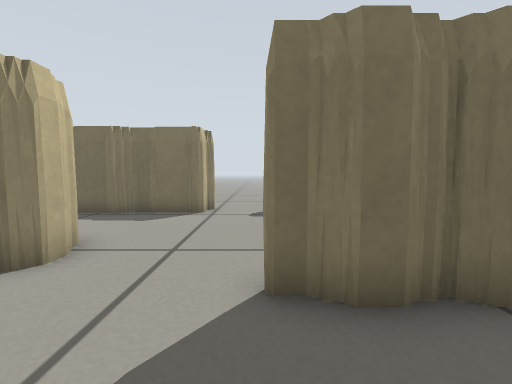
View 1 (above)

17 first-person views from a walk through a robot-simulator world made for Gazebo. The camera is 0.34 m above the floor, tilts 4° down and sees 90° across. The floor is counted in squares, 0.25 m on a side. Each view is taken from the middle of a square. On the plan, view 1 faces up. The plan holds only what a view shows up to about 13 squares ahead; the rest is blank.

View 2
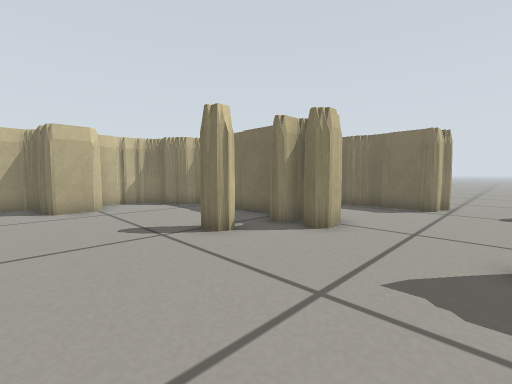

View 3
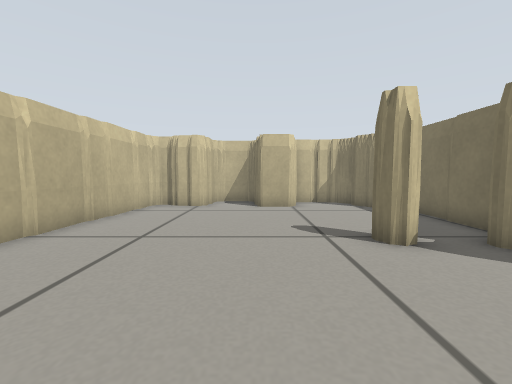

View 4
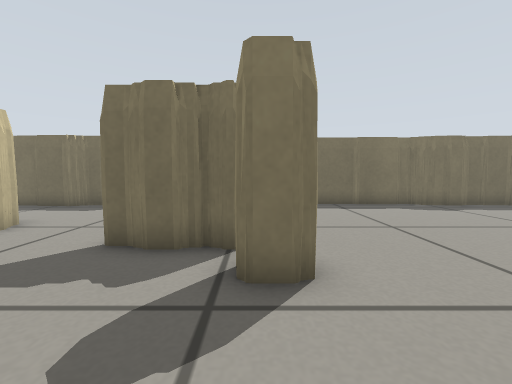

View 5
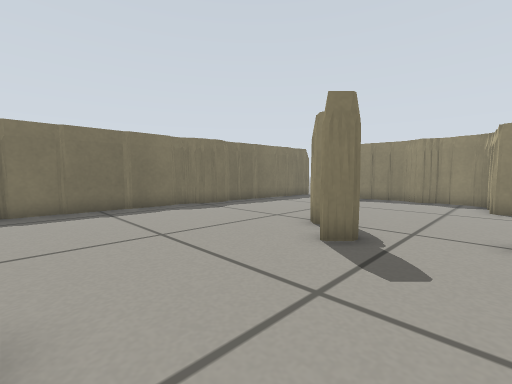

View 6
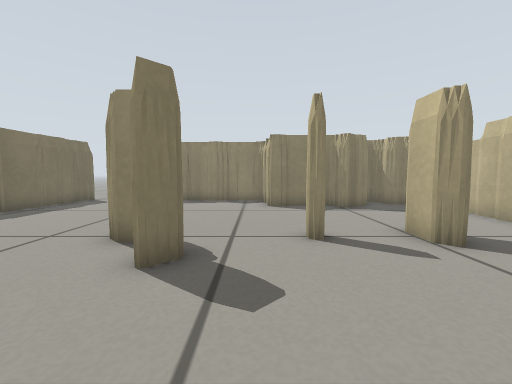

View 7
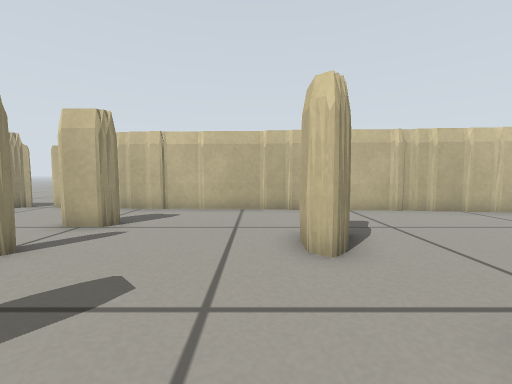

View 8
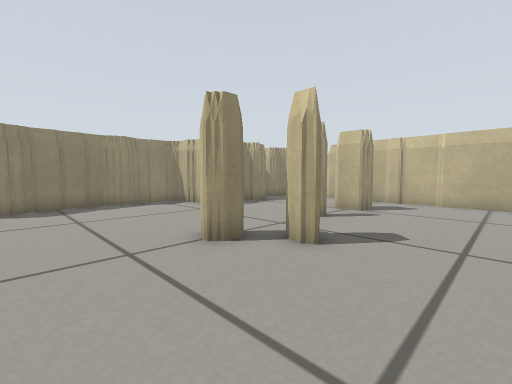

View 9
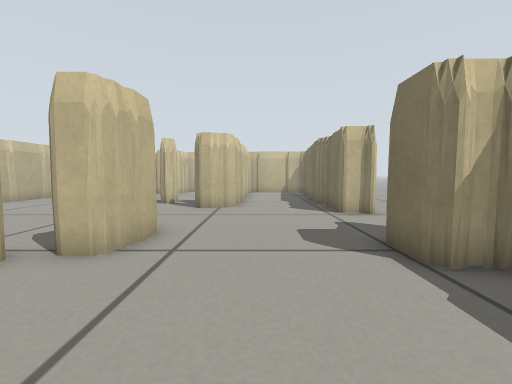

View 10
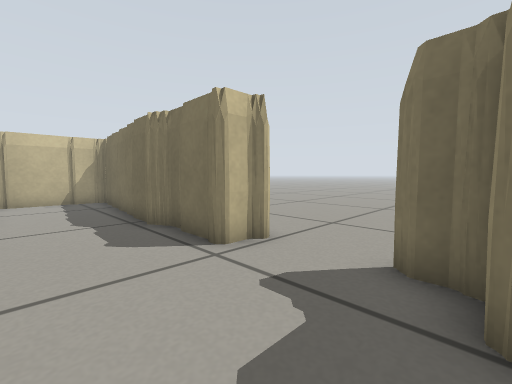

View 11
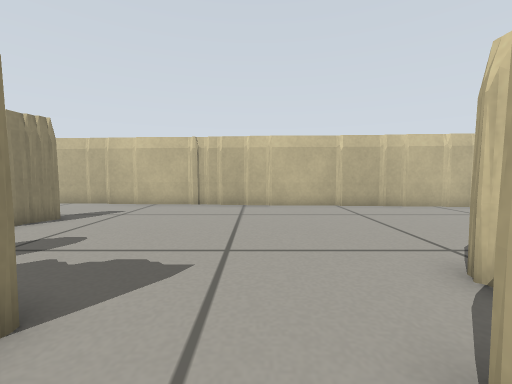

View 12
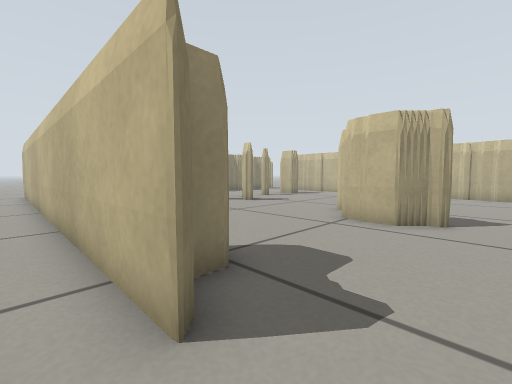

View 13
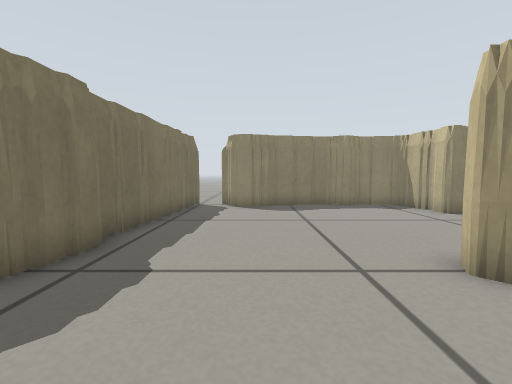

View 14
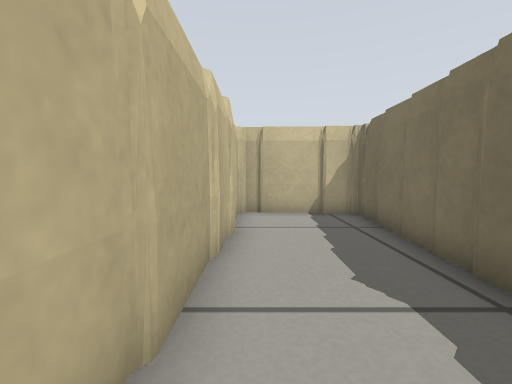

View 15
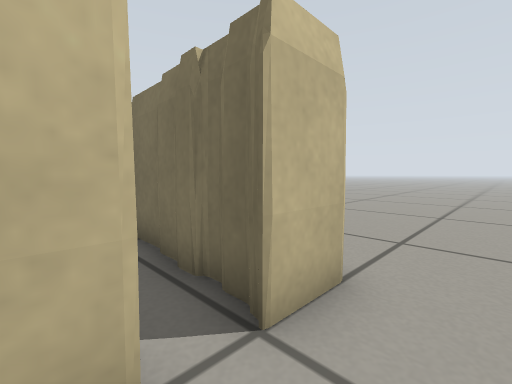

View 16
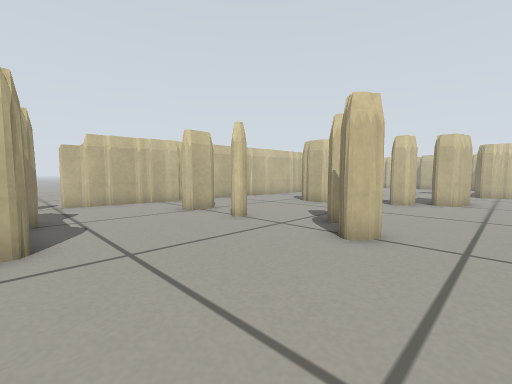

View 17
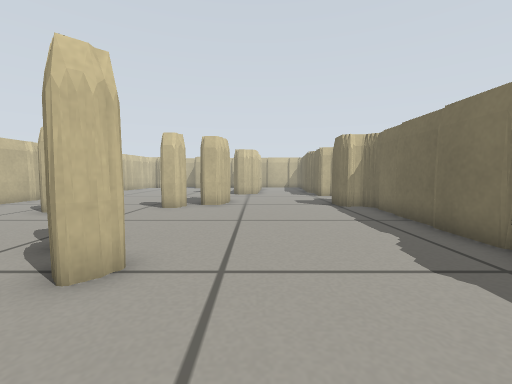

### Floor plan
Key: @ floor where view 1 was taken; # wall or solid block; x gap in a wall; . floor.
Columns run from 13 left of view 1 to 20 right of it. Each row starts with its distance up from view 1.
 11            .......................
 10  ##        #..##################..
  9  ###########...##.......########..
  8  #................................
  7  #.............................# .
  6  #.............................#
  5  #########.....................#
  4  ###....##....##...............#
  3  ##...........###......#.......#
  2 ##......#.......#.....##.......#
  1  ##............................#
  0  ##..........@................##
 -1 ###..........................##
 -2 #................##..........#
 -3 ###..............##..........#
 -4   #....................##....#
 -5   #..........................##
 -6   ############................##
 -7              ##############.###
 -8                           #x#.
 -9                            ...

Where each view was taken, in squares from view 1:
view 1: 0 up, 0 right, facing up
view 2: 2 down, 0 right, facing up-left
view 3: 1 down, 0 right, facing left
view 4: 2 down, 3 right, facing up
view 5: 1 down, 4 right, facing up-right
view 6: 0 up, 5 right, facing right
view 7: 3 up, 6 right, facing down
view 8: 6 up, 6 right, facing down-right
view 9: 6 up, 7 right, facing left
view 10: 6 up, 2 right, facing up-left
view 11: 5 up, 2 left, facing down
view 12: 11 up, 1 left, facing down-right
view 13: 6 up, 7 right, facing right
view 14: 6 up, 3 left, facing left
view 15: 7 up, 20 right, facing up-left
view 16: 5 up, 16 right, facing down-left
view 17: 5 up, 14 right, facing left
